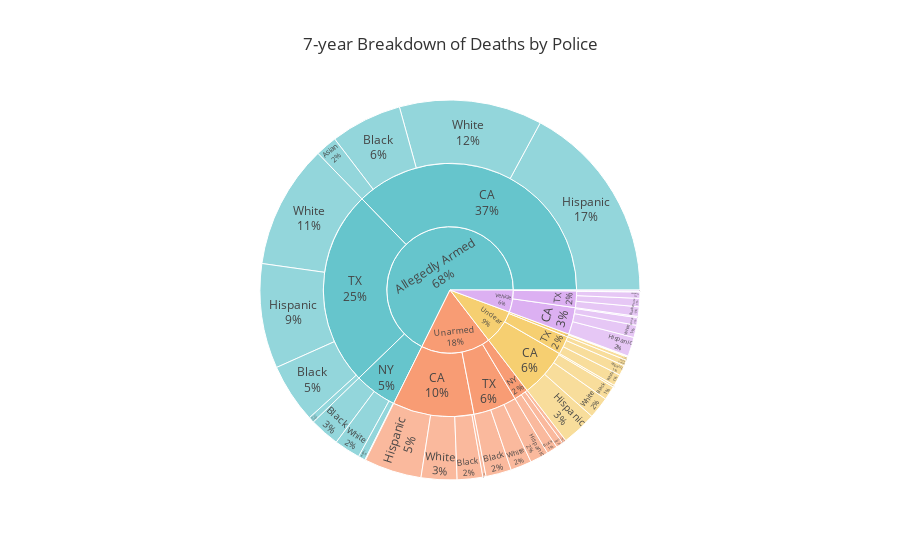

This figure's notebook cell:
### Code cell
df = clean(df_orig)

fig = px.sunburst(
    data_frame=df,
    path=["Unarmed", 'State', "Victim's race"],  # Root, branches, leaves
    color="Unarmed",
    color_discrete_sequence=px.colors.qualitative.Pastel,
    # maxdepth=-1,                        # set the sectors rendered. -1 will render all levels in the hierarchy
    # color="Victim's age",
    # color_continuous_scale=px.colors.sequential.BuGn,
    # range_color=[10,100],

    # branchvalues="total",               # 'total' or 'remainder'
    hover_name="Unarmed",
    hover_data={'Unarmed': False},    # remove column name from tooltip  (Plotly version >= 4.8.0)
    title="7-year Breakdown of Deaths by Police",
    template='ggplot2',               # 'ggplot2', 'seaborn', 'simple_white', 'plotly',
                                      # 'plotly_white', 'plotly_dark', 'presentation',
                                      # 'xgridoff', 'ygridoff', 'gridon', 'none'
)

fig.update_traces(textinfo='label+percent entry')
# fig.update_layout(margin=dict(t=0, l=0, r=0, b=0))

fig.show()

### Figure 1 — Plotly figure (JSON) as saved in the notebook; plotly's stock layout.template omitted (floating-point values rounded to 4 significant figures)
{"data": [{"branchvalues": "total", "customdata": [["Allegedly Armed"], ["Unclear"], ["Unarmed"], ["Vehicle"], ["Vehicle"], ["Unarmed"], ["Unclear"], ["Allegedly Armed"], ["Vehicle"], ["Unclear"], ["Unclear"], ["Unarmed"], ["Unclear"], ["Vehicle"], ["Allegedly Armed"], ["Unarmed"], ["Allegedly Armed"], ["Unarmed"], ["Unclear"], ["Unclear"], ["Vehicle"], ["Allegedly Armed"], ["Unarmed"], ["Unclear"], ["Allegedly Armed"], ["Vehicle"], ["Vehicle"], ["Vehicle"], ["Unarmed"], ["Unclear"], ["Unclear"], ["Allegedly Armed"], ["Allegedly Armed"], ["Vehicle"], ["Allegedly Armed"], ["Vehicle"], ["Unarmed"], ["Unarmed"], ["Unarmed"], ["Unarmed"], ["Allegedly Armed"], ["Unarmed"], ["Allegedly Armed"], ["Allegedly Armed"], ["Unclear"], ["Vehicle"], ["Vehicle"], ["Unclear"], ["Unarmed"], ["Unclear"], ["Allegedly Armed"], ["Allegedly Armed"], ["Unarmed"], ["Unclear"], ["Vehicle"], ["Allegedly Armed"], ["Allegedly Armed"]], "domain": {"x": [0, 1], "y": [0, 1]}, "hovertemplate": "<b>%{hovertext}</b><br><br>labels=%{label}<br>count=%{value}<br>parent=%{parent}<br>id=%{id}<extra></extra>", "hovertext": ["Allegedly Armed", "Unclear", "Unarmed", "Vehicle", "Vehicle", "Unarmed", "Unclear", "Allegedly Armed", "Vehicle", "Unclear", "Unclear", "Unarmed", "Unclear", "Vehicle", "Allegedly Armed", "Unarmed", "Allegedly Armed", "Unarmed", "Unclear", "Unclear", "Vehicle", "Allegedly Armed", "Unarmed", "Unclear", "Allegedly Armed", "Vehicle", "Vehicle", "Vehicle", "Unarmed", "Unclear", "Unclear", "Allegedly Armed", "Allegedly Armed", "Vehicle", "Allegedly Armed", "Vehicle", "Unarmed", "Unarmed", "Unarmed", "Unarmed", "Allegedly Armed", "Unarmed", "Allegedly Armed", "Allegedly Armed", "Unclear", "Vehicle", "Vehicle", "Unclear", "Unarmed", "Unclear", "Allegedly Armed", "Allegedly Armed", "Unarmed", "Unclear", "Vehicle", "Allegedly Armed", "Allegedly Armed"], "ids": ["Allegedly Armed/CA/Asian", "Unclear/NY/Hispanic", "Unarmed/TX/Hispanic", "Vehicle/TX/Hispanic", "Vehicle/CA/White", "Unarmed/NY/White", "Unclear/NY/White", "Allegedly Armed/TX/White", "Vehicle/CA/Hispanic", "Unclear/TX/White", "Unclear/CA", "Unarmed/NY", "Unclear/NY", "Vehicle/NY", "Allegedly Armed/TX", "Unarmed/TX", "Allegedly Armed", "Unarmed/CA", "Unclear/CA/Hispanic", "Unclear/TX/Hispanic", "Vehicle", "Allegedly Armed/NY/Black", "Unarmed/NY/Black", "Unclear/NY/Black", "Allegedly Armed/CA/Black", "Vehicle/CA/Black", "Vehicle/TX/Asian", "Vehicle/NY/Black", "Unarmed/TX/Black", "Unclear/CA/Asian", "Unclear/TX/Black", "Allegedly Armed/TX/Black", "Allegedly Armed/CA/Hispanic", "Vehicle/CA/Asian", "Allegedly Armed/NY", "Vehicle/CA", "Unarmed/CA/Asian", "Unarmed/CA/Black", "Unarmed", "Unarmed/TX/White", "Allegedly Armed/NY/Hispanic", "Unarmed/NY/Hispanic", "Allegedly Armed/TX/Hispanic", "Allegedly Armed/CA/White", "Unclear", "Vehicle/TX/White", "Vehicle/TX", "Unclear/CA/Black", "Unarmed/CA/Hispanic", "Unclear/CA/White", "Allegedly Armed/NY/White", "Allegedly Armed/CA", "Unarmed/CA/White", "Unclear/TX", "Vehicle/TX/Black", "Allegedly Armed/TX/Asian", "Allegedly Armed/NY/Asian"], "labels": ["Asian", "Hispanic", "Hispanic", "Hispanic", "White", "White", "White", "White", "Hispanic", "White", "CA", "NY", "NY", "NY", "TX", "TX", "Allegedly Armed", "CA", "Hispanic", "Hispanic", "Vehicle", "Black", "Black", "Black", "Black", "Black", "Asian", "Black", "Black", "Asian", "Black", "Black", "Hispanic", "Asian", "NY", "CA", "Asian", "Black", "Unarmed", "White", "Hispanic", "Hispanic", "Hispanic", "White", "Unclear", "White", "TX", "Black", "Hispanic", "White", "White", "CA", "White", "TX", "Black", "Asian", "Asian"], "marker": {"colors": ["rgb(102, 197, 204)", "rgb(246, 207, 113)", "rgb(248, 156, 116)", "rgb(220, 176, 242)", "rgb(220, 176, 242)", "rgb(248, 156, 116)", "rgb(246, 207, 113)", "rgb(102, 197, 204)", "rgb(220, 176, 242)", "rgb(246, 207, 113)", "rgb(246, 207, 113)", "rgb(248, 156, 116)", "rgb(246, 207, 113)", "rgb(220, 176, 242)", "rgb(102, 197, 204)", "rgb(248, 156, 116)", "rgb(102, 197, 204)", "rgb(248, 156, 116)", "rgb(246, 207, 113)", "rgb(246, 207, 113)", "rgb(220, 176, 242)", "rgb(102, 197, 204)", "rgb(248, 156, 116)", "rgb(246, 207, 113)", "rgb(102, 197, 204)", "rgb(220, 176, 242)", "rgb(220, 176, 242)", "rgb(220, 176, 242)", "rgb(248, 156, 116)", "rgb(246, 207, 113)", "rgb(246, 207, 113)", "rgb(102, 197, 204)", "rgb(102, 197, 204)", "rgb(220, 176, 242)", "rgb(102, 197, 204)", "rgb(220, 176, 242)", "rgb(248, 156, 116)", "rgb(248, 156, 116)", "rgb(248, 156, 116)", "rgb(248, 156, 116)", "rgb(102, 197, 204)", "rgb(248, 156, 116)", "rgb(102, 197, 204)", "rgb(102, 197, 204)", "rgb(246, 207, 113)", "rgb(220, 176, 242)", "rgb(220, 176, 242)", "rgb(246, 207, 113)", "rgb(248, 156, 116)", "rgb(246, 207, 113)", "rgb(102, 197, 204)", "rgb(102, 197, 204)", "rgb(248, 156, 116)", "rgb(246, 207, 113)", "rgb(220, 176, 242)", "rgb(102, 197, 204)", "rgb(102, 197, 204)"]}, "name": "", "parents": ["Allegedly Armed/CA", "Unclear/NY", "Unarmed/TX", "Vehicle/TX", "Vehicle/CA", "Unarmed/NY", "Unclear/NY", "Allegedly Armed/TX", "Vehicle/CA", "Unclear/TX", "Unclear", "Unarmed", "Unclear", "Vehicle", "Allegedly Armed", "Unarmed", "", "Unarmed", "Unclear/CA", "Unclear/TX", "", "Allegedly Armed/NY", "Unarmed/NY", "Unclear/NY", "Allegedly Armed/CA", "Vehicle/CA", "Vehicle/TX", "Vehicle/NY", "Unarmed/TX", "Unclear/CA", "Unclear/TX", "Allegedly Armed/TX", "Allegedly Armed/CA", "Vehicle/CA", "Allegedly Armed", "Vehicle", "Unarmed/CA", "Unarmed/CA", "", "Unarmed/TX", "Allegedly Armed/NY", "Unarmed/NY", "Allegedly Armed/TX", "Allegedly Armed/CA", "", "Vehicle/TX", "Vehicle", "Unclear/CA", "Unarmed/CA", "Unclear/CA", "Allegedly Armed/NY", "Allegedly Armed", "Unarmed/CA", "Unclear", "Vehicle/TX", "Allegedly Armed/TX", "Allegedly Armed/NY"], "textinfo": "label+percent entry", "type": "sunburst", "values": [34, 1, 29, 10, 19, 11, 1, 194, 30, 18, 114, 34, 7, 2, 460, 102, 1245, 191, 55, 16, 104, 47, 17, 5, 112, 12, 1, 2, 40, 3, 9, 93, 315, 2, 100, 63, 5, 40, 327, 33, 11, 6, 164, 224, 164, 13, 39, 22, 90, 34, 41, 685, 56, 43, 15, 9, 1]}], "layout": {"legend": {"tracegroupgap": 0}, "sunburstcolorway": ["rgb(102, 197, 204)", "rgb(246, 207, 113)", "rgb(248, 156, 116)", "rgb(220, 176, 242)", "rgb(135, 197, 95)", "rgb(158, 185, 243)", "rgb(254, 136, 177)", "rgb(201, 219, 116)", "rgb(139, 224, 164)", "rgb(180, 151, 231)", "rgb(179, 179, 179)"], "title": {"text": "7-year Breakdown of Deaths by Police"}}}
